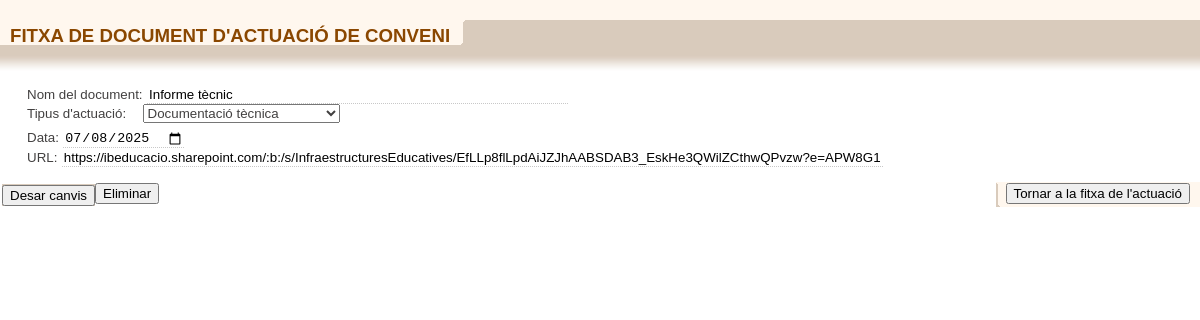
The app's page /conveni/documentActuacioConveniForm.php?id_document=15 with its own data.
### tables this page shows
CREATE TABLE `document_actuacio_conveni` (
  `id` int(11) NOT NULL,
  `actuacio_id` int(11) NOT NULL,
  `tipus_id` int(11) NOT NULL,
  `nom` varchar(255) DEFAULT NULL,
  `url` text DEFAULT NULL,
  `data` date DEFAULT NULL
);

CREATE TABLE `tipus_document_actuacio_conveni` (
  `id` int(11) NOT NULL,
  `descripcio` varchar(255) NOT NULL
);

### conveni/documentActuacioConveniForm.php (the view, shortened to what this page needs)
<!DOCTYPE html>
<?php
	include '../connectarBD.php';
	$idDocument = isset($_GET['id_document']) ? intval($_GET['id_document']) : null;
	$idActuacio = isset($_GET['id_actuacio']) ? intval($_GET['id_actuacio']) : null;
	$idConveni = isset($_GET['id_conveni']) ? intval($_GET['id_conveni']) : null;
	$idCentre = isset($_GET['id_centre']) ? intval($_GET['id_centre']) : null;
	$nom = '';
	$url = '';
	$data = '';
	$tipus_id = '';
	if ($idDocument) {
		$sql = "
			SELECT	id,
					tipus_id,
					nom,
					url,
					data,
					actuacio_id
			FROM document_actuacio_conveni
			WHERE id = ?
		";
		$stmt = $connexio->prepare($sql);
		$stmt->bind_param("i", $idDocument);
		$stmt->execute();
		$resultat = $stmt->get_result();
		if ($resultat->num_rows > 0) {
			$row = $resultat->fetch_assoc();
			$tipus_id = $row['tipus_id'];
			$nom = $row['nom'];
			$data = $row['data'];
			$url = $row['url'];
		}
	}
	$sql = "SELECT id, descripcio FROM tipus_document_actuacio_conveni";
	$result = $connexio->query($sql);
	$tipus_document_actuacio_conveni = [];
	while ($row = $result->fetch_assoc()) {
		$tipus_document_actuacio_conveni[] = $row;
	}
?>
<html>
	<head>
		<link rel="stylesheet" href="../css/estilos.css" type="text/css" />
		<link rel="stylesheet" href="../css/estilos_ficha_2.css" type="text/css" />
	</head>
	<body class="contenido" onload="ocultarFondoPrincipal();">
		<div class="contenedorFiltro"></div>
		<ul class="botoneraFicha">
			<li class="tituloFicha"><p class="posicionTituloFicha">FITXA DE DOCUMENT D'ACTUACIÓ DE CONVENI</p></li>
		</ul>
		<div class="espacioMarron">&nbsp;</div>
		<div id="fichaEditable" style="background-color:#ffffff;">
		<div class="cabeceraFicha"></div>
		<form name="entidad" method="post" action="documentActuacioConveniInsertUpdate.php">
			<div class="contenedorFicha">
				<div class="contenidoSeccion">
					<div class="fila">
						<label for="nom" class="campoFicha_Blanca">Nom del document:</label>
						<input type="text" id="nom" name="nom" class="formularioFicha" size="50" value="<?php echo $nom; ?>"><br>
						<label class="campoFicha_Blanca">Tipus d'actuació:</label>
						<select id="tipus_id" name="tipus_id" class="campoFicha_Blanca" required>
							<?php foreach ($tipus_document_actuacio_conveni as $tipus): ?>
								<option value="<?= $tipus['id'] ?>" <?= $tipus['id'] == $tipus_id ? 'selected' : '' ?>>
									<?= htmlspecialchars($tipus['descripcio']) ?></option>
							<?php endforeach; ?>
						</select>
					</div>
					<div class="fila">
						<label for="data" class="campoFicha_Blanca">Data:</label>
						<input type="date" id="data" name="data" class="formularioFicha" size="50" value="<?php echo $data; ?>"><br>
						<label for="url" class="campoFicha_Blanca">URL:</label>
						<input type="text" id="url" name="url" class="formularioFicha" size="100" value="<?php echo $url; ?>"><br>
					</div>
				</div>
			</div>
		</div>
		<li class="fondoBotoneraFicha">
			<input type="submit" class="boton" onclick="return confirm('Estàs segur de desar els canvis?');" value="Desar canvis">
		</li>
		<li class="volverFicha">
			<input type="button" class="boton" value="Tornar a la fitxa de l'actuació" onclick="window.location.href='actuacioConveniForm.php?id_centre=<?php echo $idCentre ?>&id_conveni=<?php echo $idConveni ?>&id=<?php echo $idActuacio ?>'">
		</li>
		<form method="post" action="documentActuacioConveniDelete.php">
			<button type="submit" class="boton" onclick="return confirm('¿Estàs segur de borrar aquest document?');">Eliminar</button>
		</form>
	</body>
</html>

### css/estilos.css (style rules this page uses)
body.contenido { margin:0px; font-family:arial; background-color:transparent; }
.boton { font-size:10pt; margin:1px 0px 0px 0px; }
.fila { margin:5px 0px 5px 0px; }
.espacioMarron { height:10px; background-color:#D9CBBC; width:100%; clear:both; }
.contenedorFiltro { background-color:#fff7ee; padding:10px; margin:0px; clear:both; }
.campoFicha_Blanca { font-size:10pt; color:#424040; margin-left: 12px; }

### css/estilos_ficha_2.css (style rules this page uses)
.botoneraFicha { list-style:none; margin:0px; padding:0px; width:100%; height:25px; background-color:#D9CBBC; }
.fondoBotoneraFicha { background-color:#D9CBBC; float:left; height:22px; margin:2px 0px 0px 2px; }
.tituloFicha { font-size:14pt; font-weight:bold; white-space:nowrap; color:#8a4700; padding:0px 15px 0px 10px; background:#FFF7EE url(../imagenes/remateLeftBotoneraFicha.gif) no-repeat right; float:left; height:25px; }
.posicionTituloFicha { margin:0px; padding:5px 0px 0px 0px; }
.volverFicha { background:#FFF7EE url(../imagenes/remateBotoneraFicha.gif) no-repeat left; float:right; height:25px; padding:0px 10px 0px 10px; }
.contenedorFicha { background-color:#ffffff; margin:0px; padding:0px; clear:both; vertical-align:top; }
.formularioFicha { font-size:10pt; color:#000000; border:0px; border-bottom:1px dotted #c8c8c8; margin-right:10px; }
.contenidoSeccion { background-color:#ffffff; padding:5px 0px 10px 15px; margin:0px; }
.cabeceraFicha { background:#ffffff url(../imagenes/fondoCabeceraFicha.gif) repeat-x top; height:20px; clear:both; }
li { list-style-type: none; }

### records on screen
document_actuacio_conveni: nom "Informe tècnic", tipus_id "Documentació tècnica", data "07/08/2025", url "https://ibeducacio.sharepoint.com/:b:/s/InfraestructuresEducatives/EfLLp8flLpdAiJZJhAABSDAB3_EskHe3QWilZCthwQPvzw?e=APW8G1"
